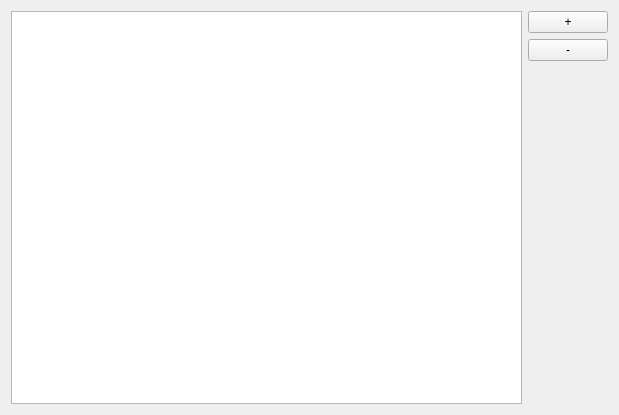
<?xml version="1.0" encoding="UTF-8"?>
<ui version="4.0">
 <class>MainWindow</class>
 <widget class="QMainWindow" name="MainWindow">
  <property name="geometry">
   <rect>
    <x>0</x>
    <y>0</y>
    <width>619</width>
    <height>415</height>
   </rect>
  </property>
  <property name="windowTitle">
   <string>Item resizer demo</string>
  </property>
  <widget class="QWidget" name="centralWidget">
   <layout class="QHBoxLayout" name="horizontalLayout" stretch="0,0">
    <property name="sizeConstraint">
     <enum>QLayout::SetMinimumSize</enum>
    </property>
    <item>
     <widget class="QGraphicsView" name="graphicsView"/>
    </item>
    <item>
     <layout class="QVBoxLayout" name="verticalLayout">
      <property name="sizeConstraint">
       <enum>QLayout::SetMinimumSize</enum>
      </property>
      <item>
       <widget class="QPushButton" name="plusButton">
        <property name="text">
         <string>+</string>
        </property>
       </widget>
      </item>
      <item>
       <widget class="QPushButton" name="minusButton">
        <property name="text">
         <string>-</string>
        </property>
       </widget>
      </item>
      <item>
       <widget class="QWidget" name="widget" native="true"/>
      </item>
     </layout>
    </item>
   </layout>
  </widget>
 </widget>
 <layoutdefault spacing="6" margin="11"/>
 <resources/>
 <connections/>
</ui>
